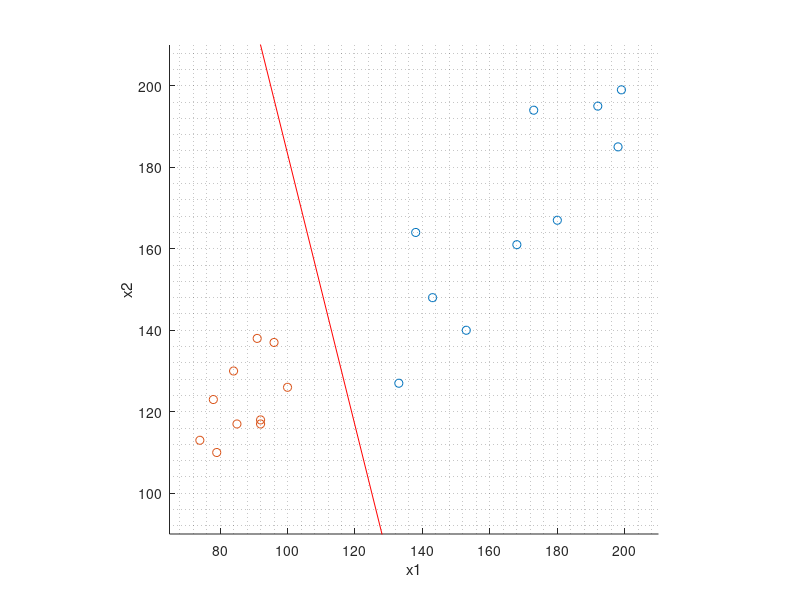

This chart was generated by the following MATLAB code:
clear, clc, close all

a1x1 = [133,153,199,173,138,198,180,143,168,192];
a1x2 = [127,140,199,194,164,185,167,148,161,195];

a2x1 = [74,96,100,91,79,78,92,84,92,85];
a2x2 = [113,137,126,138,110,123,117,130,118,117];

x = [80, 140];
y = [250,50];

hold on

plot(a1x1,a1x2,"o"),
plot(a2x1,a2x2,"o"),
line(x,y,'Color','red'), xlim([65, 210]), ylim([90, 210]), xlabel('x1'), ylabel('x2'), grid minor, axis square

hold off

% Comentario para github